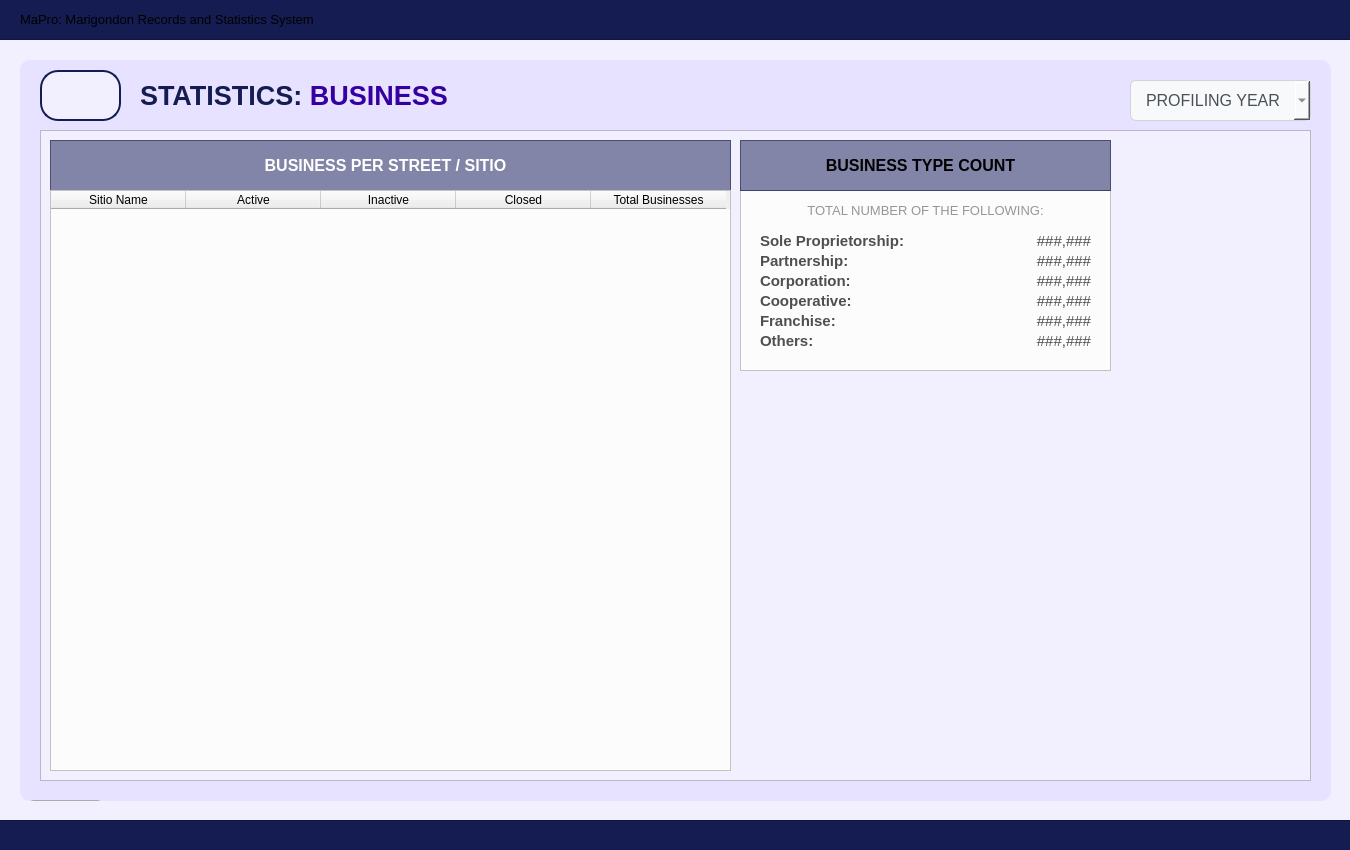
<?xml version="1.0" encoding="UTF-8"?>
<ui version="4.0">
 <class>User_dashboardWidget</class>
 <widget class="QWidget" name="User_dashboardWidget">
  <property name="geometry">
   <rect>
    <x>0</x>
    <y>0</y>
    <width>1350</width>
    <height>850</height>
   </rect>
  </property>
  <property name="sizePolicy">
   <sizepolicy hsizetype="Fixed" vsizetype="Fixed">
    <horstretch>0</horstretch>
    <verstretch>0</verstretch>
   </sizepolicy>
  </property>
  <property name="maximumSize">
   <size>
    <width>1350</width>
    <height>850</height>
   </size>
  </property>
  <property name="windowTitle">
   <string>Form</string>
  </property>
  <property name="styleSheet">
   <string notr="true">#User_dashboardWidget{
	background-color: #f2efff;
}</string>
  </property>
  <widget class="QFrame" name="border_blueLines1">
   <property name="geometry">
    <rect>
     <x>-10</x>
     <y>-1</y>
     <width>1371</width>
     <height>41</height>
    </rect>
   </property>
   <property name="styleSheet">
    <string notr="true">#border_blueLines1{
	background-color: #141c52;
}
</string>
   </property>
   <property name="frameShape">
    <enum>QFrame::Shape::StyledPanel</enum>
   </property>
   <property name="frameShadow">
    <enum>QFrame::Shadow::Raised</enum>
   </property>
   <widget class="QLabel" name="title_bodyDashboardSystemTitle">
    <property name="geometry">
     <rect>
      <x>30</x>
      <y>0</y>
      <width>1301</width>
      <height>41</height>
     </rect>
    </property>
    <property name="font">
     <font>
      <family>Arial</family>
      <pointsize>10</pointsize>
      <bold>false</bold>
     </font>
    </property>
    <property name="styleSheet">
     <string notr="true">#title_bodyDashboardSystemTitle {
	background-color: transparent;
	color: #white;
}
</string>
    </property>
    <property name="text">
     <string>MaPro: Marigondon Records and Statistics System</string>
    </property>
    <property name="alignment">
     <set>Qt::AlignmentFlag::AlignLeading|Qt::AlignmentFlag::AlignLeft|Qt::AlignmentFlag::AlignVCenter</set>
    </property>
   </widget>
  </widget>
  <widget class="QFrame" name="border_blueLines2">
   <property name="geometry">
    <rect>
     <x>-10</x>
     <y>820</y>
     <width>1381</width>
     <height>31</height>
    </rect>
   </property>
   <property name="styleSheet">
    <string notr="true">#border_blueLines2{
	background-color: #141c52;
}
</string>
   </property>
   <property name="frameShape">
    <enum>QFrame::Shape::StyledPanel</enum>
   </property>
   <property name="frameShadow">
    <enum>QFrame::Shadow::Raised</enum>
   </property>
  </widget>
  <widget class="QFrame" name="baseBodyFrame">
   <property name="geometry">
    <rect>
     <x>20</x>
     <y>60</y>
     <width>1311</width>
     <height>741</height>
    </rect>
   </property>
   <property name="styleSheet">
    <string notr="true">#baseBodyFrame {
	background-color: #e7e2ff;
	border: none;
	border-radius: 10px;
}</string>
   </property>
   <property name="frameShape">
    <enum>QFrame::Shape::StyledPanel</enum>
   </property>
   <property name="frameShadow">
    <enum>QFrame::Shadow::Raised</enum>
   </property>
   <widget class="QPushButton" name="logout_buttonLogout_3">
    <property name="geometry">
     <rect>
      <x>10</x>
      <y>740</y>
      <width>71</width>
      <height>31</height>
     </rect>
    </property>
    <property name="font">
     <font>
      <family>Arial</family>
      <pointsize>8</pointsize>
      <bold>true</bold>
     </font>
    </property>
    <property name="cursor">
     <cursorShape>PointingHandCursor</cursorShape>
    </property>
    <property name="styleSheet">
     <string notr="true">#logout_buttonLogout {
    background-color: #bc1c1c;
    color: white;
    border-radius: 5px;
    padding: 10px; /* Optional: Adjusts spacing inside the button */
}
#logout_buttonLogout:hover {
    background-color: #d82020; /* Slightly lighter blue when hovered */
}
#logout_buttonLogout:pressed {
    background-color: #8c1515; /* Darker blue when clicked */
}</string>
    </property>
    <property name="text">
     <string>LOGOUT</string>
    </property>
   </widget>
   <widget class="QLabel" name="title_bodyStatistics">
    <property name="geometry">
     <rect>
      <x>120</x>
      <y>20</y>
      <width>471</width>
      <height>31</height>
     </rect>
    </property>
    <property name="font">
     <font>
      <family>Arial</family>
      <pointsize>20</pointsize>
      <bold>true</bold>
     </font>
    </property>
    <property name="styleSheet">
     <string notr="true">#title_bodyStatistics {
	background-color: transparent;
	color: #141c52;
}
</string>
    </property>
    <property name="text">
     <string>&lt;html&gt;&lt;head/&gt;&lt;body&gt;&lt;p&gt;STATISTICS: &lt;span style=&quot; color:#3600a1;&quot;&gt;BUSINESS&lt;/span&gt;&lt;/p&gt;&lt;/body&gt;&lt;/html&gt;</string>
    </property>
   </widget>
   <widget class="QFrame" name="statistics_frameBody">
    <property name="geometry">
     <rect>
      <x>20</x>
      <y>70</y>
      <width>1271</width>
      <height>651</height>
     </rect>
    </property>
    <property name="styleSheet">
     <string notr="true">#statistics_frameBody{
	background-color: #f2efff;
}</string>
    </property>
    <property name="frameShape">
     <enum>QFrame::Shape::StyledPanel</enum>
    </property>
    <property name="frameShadow">
     <enum>QFrame::Shadow::Raised</enum>
    </property>
    <widget class="QFrame" name="demo_frameOthers">
     <property name="geometry">
      <rect>
       <x>700</x>
       <y>60</y>
       <width>371</width>
       <height>181</height>
      </rect>
     </property>
     <property name="styleSheet">
      <string notr="true">#demo_frameOthers{
	background-color: #fcfcfc;
}</string>
     </property>
     <property name="frameShape">
      <enum>QFrame::Shape::StyledPanel</enum>
     </property>
     <property name="frameShadow">
      <enum>QFrame::Shadow::Raised</enum>
     </property>
     <widget class="QLabel" name="total_Partnership">
      <property name="geometry">
       <rect>
        <x>190</x>
        <y>60</y>
        <width>161</width>
        <height>21</height>
       </rect>
      </property>
      <property name="font">
       <font>
        <family>Arial</family>
        <pointsize>11</pointsize>
        <bold>false</bold>
       </font>
      </property>
      <property name="styleSheet">
       <string notr="true">#total_Partnership {
	background-color: transparent;
	color: #4f4f4f;
}
</string>
      </property>
      <property name="text">
       <string>###,###</string>
      </property>
      <property name="alignment">
       <set>Qt::AlignmentFlag::AlignRight|Qt::AlignmentFlag::AlignTrailing|Qt::AlignmentFlag::AlignVCenter</set>
      </property>
     </widget>
     <widget class="QLabel" name="label_Corp">
      <property name="geometry">
       <rect>
        <x>20</x>
        <y>80</y>
        <width>231</width>
        <height>21</height>
       </rect>
      </property>
      <property name="font">
       <font>
        <family>Arial</family>
        <pointsize>11</pointsize>
        <bold>true</bold>
       </font>
      </property>
      <property name="styleSheet">
       <string notr="true">#label_Corp {
	background-color: transparent;
	color: #4f4f4f;
}
</string>
      </property>
      <property name="text">
       <string>Corporation:</string>
      </property>
      <property name="alignment">
       <set>Qt::AlignmentFlag::AlignLeading|Qt::AlignmentFlag::AlignLeft|Qt::AlignmentFlag::AlignVCenter</set>
      </property>
     </widget>
     <widget class="QLabel" name="total_Sole">
      <property name="geometry">
       <rect>
        <x>190</x>
        <y>40</y>
        <width>161</width>
        <height>21</height>
       </rect>
      </property>
      <property name="font">
       <font>
        <family>Arial</family>
        <pointsize>11</pointsize>
        <bold>false</bold>
       </font>
      </property>
      <property name="styleSheet">
       <string notr="true">#total_Sole {
	background-color: transparent;
	color: #4f4f4f;
}
</string>
      </property>
      <property name="text">
       <string>###,###</string>
      </property>
      <property name="alignment">
       <set>Qt::AlignmentFlag::AlignRight|Qt::AlignmentFlag::AlignTrailing|Qt::AlignmentFlag::AlignVCenter</set>
      </property>
     </widget>
     <widget class="QLabel" name="label_Sole">
      <property name="geometry">
       <rect>
        <x>20</x>
        <y>40</y>
        <width>231</width>
        <height>21</height>
       </rect>
      </property>
      <property name="font">
       <font>
        <family>Arial</family>
        <pointsize>11</pointsize>
        <bold>true</bold>
       </font>
      </property>
      <property name="styleSheet">
       <string notr="true">#label_Sole {
	background-color: transparent;
	color: #4f4f4f;
}
</string>
      </property>
      <property name="text">
       <string>Sole Proprietorship:</string>
      </property>
      <property name="alignment">
       <set>Qt::AlignmentFlag::AlignLeading|Qt::AlignmentFlag::AlignLeft|Qt::AlignmentFlag::AlignVCenter</set>
      </property>
     </widget>
     <widget class="QLabel" name="label_Partnership">
      <property name="geometry">
       <rect>
        <x>20</x>
        <y>60</y>
        <width>231</width>
        <height>21</height>
       </rect>
      </property>
      <property name="font">
       <font>
        <family>Arial</family>
        <pointsize>11</pointsize>
        <bold>true</bold>
       </font>
      </property>
      <property name="styleSheet">
       <string notr="true">#label_Partnership {
	background-color: transparent;
	color: #4f4f4f;
}
</string>
      </property>
      <property name="text">
       <string>Partnership:</string>
      </property>
      <property name="alignment">
       <set>Qt::AlignmentFlag::AlignLeading|Qt::AlignmentFlag::AlignLeft|Qt::AlignmentFlag::AlignVCenter</set>
      </property>
     </widget>
     <widget class="QLabel" name="total_Corp">
      <property name="geometry">
       <rect>
        <x>190</x>
        <y>80</y>
        <width>161</width>
        <height>21</height>
       </rect>
      </property>
      <property name="font">
       <font>
        <family>Arial</family>
        <pointsize>11</pointsize>
        <bold>false</bold>
       </font>
      </property>
      <property name="styleSheet">
       <string notr="true">#total_Corp {
	background-color: transparent;
	color: #4f4f4f;
}
</string>
      </property>
      <property name="text">
       <string>###,###</string>
      </property>
      <property name="alignment">
       <set>Qt::AlignmentFlag::AlignRight|Qt::AlignmentFlag::AlignTrailing|Qt::AlignmentFlag::AlignVCenter</set>
      </property>
     </widget>
     <widget class="QLabel" name="label_desc_edlev_2">
      <property name="geometry">
       <rect>
        <x>0</x>
        <y>10</y>
        <width>371</width>
        <height>20</height>
       </rect>
      </property>
      <property name="font">
       <font>
        <family>Arial</family>
        <pointsize>10</pointsize>
       </font>
      </property>
      <property name="styleSheet">
       <string notr="true">#label_desc_edlev_2{
	color: #969696;
}</string>
      </property>
      <property name="text">
       <string>TOTAL NUMBER OF THE FOLLOWING:</string>
      </property>
      <property name="alignment">
       <set>Qt::AlignmentFlag::AlignCenter</set>
      </property>
     </widget>
     <widget class="QLabel" name="label_Coop">
      <property name="geometry">
       <rect>
        <x>20</x>
        <y>100</y>
        <width>231</width>
        <height>21</height>
       </rect>
      </property>
      <property name="font">
       <font>
        <family>Arial</family>
        <pointsize>11</pointsize>
        <bold>true</bold>
       </font>
      </property>
      <property name="styleSheet">
       <string notr="true">#label_Coop {
	background-color: transparent;
	color: #4f4f4f;
}
</string>
      </property>
      <property name="text">
       <string>Cooperative:</string>
      </property>
      <property name="alignment">
       <set>Qt::AlignmentFlag::AlignLeading|Qt::AlignmentFlag::AlignLeft|Qt::AlignmentFlag::AlignVCenter</set>
      </property>
     </widget>
     <widget class="QLabel" name="total_Coop">
      <property name="geometry">
       <rect>
        <x>190</x>
        <y>100</y>
        <width>161</width>
        <height>21</height>
       </rect>
      </property>
      <property name="font">
       <font>
        <family>Arial</family>
        <pointsize>11</pointsize>
        <bold>false</bold>
       </font>
      </property>
      <property name="styleSheet">
       <string notr="true">#total_Coop {
	background-color: transparent;
	color: #4f4f4f;
}
</string>
      </property>
      <property name="text">
       <string>###,###</string>
      </property>
      <property name="alignment">
       <set>Qt::AlignmentFlag::AlignRight|Qt::AlignmentFlag::AlignTrailing|Qt::AlignmentFlag::AlignVCenter</set>
      </property>
     </widget>
     <widget class="QLabel" name="label_Others">
      <property name="geometry">
       <rect>
        <x>20</x>
        <y>140</y>
        <width>231</width>
        <height>21</height>
       </rect>
      </property>
      <property name="font">
       <font>
        <family>Arial</family>
        <pointsize>11</pointsize>
        <bold>true</bold>
       </font>
      </property>
      <property name="styleSheet">
       <string notr="true">#label_Others {
	background-color: transparent;
	color: #4f4f4f;
}
</string>
      </property>
      <property name="text">
       <string>Others:</string>
      </property>
      <property name="alignment">
       <set>Qt::AlignmentFlag::AlignLeading|Qt::AlignmentFlag::AlignLeft|Qt::AlignmentFlag::AlignVCenter</set>
      </property>
     </widget>
     <widget class="QLabel" name="label_Franchise">
      <property name="geometry">
       <rect>
        <x>20</x>
        <y>120</y>
        <width>231</width>
        <height>21</height>
       </rect>
      </property>
      <property name="font">
       <font>
        <family>Arial</family>
        <pointsize>11</pointsize>
        <bold>true</bold>
       </font>
      </property>
      <property name="styleSheet">
       <string notr="true">#label_Franchise {
	background-color: transparent;
	color: #4f4f4f;
}
</string>
      </property>
      <property name="text">
       <string>Franchise:</string>
      </property>
      <property name="alignment">
       <set>Qt::AlignmentFlag::AlignLeading|Qt::AlignmentFlag::AlignLeft|Qt::AlignmentFlag::AlignVCenter</set>
      </property>
     </widget>
     <widget class="QLabel" name="total_Franchise">
      <property name="geometry">
       <rect>
        <x>190</x>
        <y>120</y>
        <width>161</width>
        <height>21</height>
       </rect>
      </property>
      <property name="font">
       <font>
        <family>Arial</family>
        <pointsize>11</pointsize>
        <bold>false</bold>
       </font>
      </property>
      <property name="styleSheet">
       <string notr="true">#total_Franchise {
	background-color: transparent;
	color: #4f4f4f;
}
</string>
      </property>
      <property name="text">
       <string>###,###</string>
      </property>
      <property name="alignment">
       <set>Qt::AlignmentFlag::AlignRight|Qt::AlignmentFlag::AlignTrailing|Qt::AlignmentFlag::AlignVCenter</set>
      </property>
     </widget>
     <widget class="QLabel" name="total_Others">
      <property name="geometry">
       <rect>
        <x>190</x>
        <y>140</y>
        <width>161</width>
        <height>21</height>
       </rect>
      </property>
      <property name="font">
       <font>
        <family>Arial</family>
        <pointsize>11</pointsize>
        <bold>false</bold>
       </font>
      </property>
      <property name="styleSheet">
       <string notr="true">#total_Others {
	background-color: transparent;
	color: #4f4f4f;
}
</string>
      </property>
      <property name="text">
       <string>###,###</string>
      </property>
      <property name="alignment">
       <set>Qt::AlignmentFlag::AlignRight|Qt::AlignmentFlag::AlignTrailing|Qt::AlignmentFlag::AlignVCenter</set>
      </property>
     </widget>
    </widget>
    <widget class="QFrame" name="table_titleFrameStatistics3_2">
     <property name="geometry">
      <rect>
       <x>700</x>
       <y>10</y>
       <width>371</width>
       <height>51</height>
      </rect>
     </property>
     <property name="styleSheet">
      <string notr="true">#table_titleFrameStatistics3_2{
	background-color: rgba(20, 28, 82, 128)
}
</string>
     </property>
     <property name="frameShape">
      <enum>QFrame::Shape::StyledPanel</enum>
     </property>
     <property name="frameShadow">
      <enum>QFrame::Shadow::Raised</enum>
     </property>
     <widget class="QLabel" name="statistics_labelNote_5">
      <property name="geometry">
       <rect>
        <x>0</x>
        <y>0</y>
        <width>361</width>
        <height>51</height>
       </rect>
      </property>
      <property name="font">
       <font>
        <family>Arial</family>
        <pointsize>12</pointsize>
        <bold>true</bold>
       </font>
      </property>
      <property name="styleSheet">
       <string notr="true">#statistics_labelNote {
	background-color: transparent;
	color: #FFFFFF;
}
</string>
      </property>
      <property name="text">
       <string>BUSINESS TYPE COUNT</string>
      </property>
      <property name="alignment">
       <set>Qt::AlignmentFlag::AlignCenter</set>
      </property>
     </widget>
    </widget>
    <widget class="QFrame" name="table_titleFrameStatistics">
     <property name="geometry">
      <rect>
       <x>10</x>
       <y>10</y>
       <width>681</width>
       <height>51</height>
      </rect>
     </property>
     <property name="styleSheet">
      <string notr="true">#table_titleFrameStatistics{
	background-color: rgba(20, 28, 82, 128)
}
</string>
     </property>
     <property name="frameShape">
      <enum>QFrame::Shape::StyledPanel</enum>
     </property>
     <property name="frameShadow">
      <enum>QFrame::Shadow::Raised</enum>
     </property>
     <widget class="QLabel" name="statistics_labelNote">
      <property name="geometry">
       <rect>
        <x>0</x>
        <y>0</y>
        <width>671</width>
        <height>51</height>
       </rect>
      </property>
      <property name="font">
       <font>
        <family>Arial</family>
        <pointsize>12</pointsize>
        <bold>true</bold>
       </font>
      </property>
      <property name="styleSheet">
       <string notr="true">#statistics_labelNote {
	background-color: transparent;
	color: #FFFFFF;
}
</string>
      </property>
      <property name="text">
       <string>BUSINESS PER STREET / SITIO</string>
      </property>
      <property name="alignment">
       <set>Qt::AlignmentFlag::AlignCenter</set>
      </property>
     </widget>
    </widget>
    <widget class="QTableWidget" name="household_tablePopulationPerStreet">
     <property name="geometry">
      <rect>
       <x>10</x>
       <y>60</y>
       <width>681</width>
       <height>581</height>
      </rect>
     </property>
     <property name="styleSheet">
      <string notr="true">#household_tablePopulationPerStreet{
	background-color: #fcfcfc;
}</string>
     </property>
     <attribute name="horizontalHeaderDefaultSectionSize">
      <number>135</number>
     </attribute>
     <column>
      <property name="text">
       <string>Sitio Name</string>
      </property>
      <property name="font">
       <font>
        <family>Arial</family>
       </font>
      </property>
      <property name="background">
       <color>
        <red>59</red>
        <green>57</green>
        <blue>100</blue>
       </color>
      </property>
     </column>
     <column>
      <property name="text">
       <string>Active</string>
      </property>
      <property name="font">
       <font>
        <family>Arial</family>
       </font>
      </property>
      <property name="background">
       <color>
        <red>59</red>
        <green>57</green>
        <blue>100</blue>
       </color>
      </property>
     </column>
     <column>
      <property name="text">
       <string>Inactive</string>
      </property>
      <property name="font">
       <font>
        <family>Arial</family>
       </font>
      </property>
      <property name="background">
       <color>
        <red>59</red>
        <green>57</green>
        <blue>100</blue>
       </color>
      </property>
     </column>
     <column>
      <property name="text">
       <string>Closed</string>
      </property>
      <property name="font">
       <font>
        <family>Arial</family>
       </font>
      </property>
      <property name="background">
       <color>
        <red>59</red>
        <green>57</green>
        <blue>100</blue>
       </color>
      </property>
     </column>
     <column>
      <property name="text">
       <string>Total Businesses</string>
      </property>
      <property name="font">
       <font>
        <family>Arial</family>
       </font>
      </property>
      <property name="background">
       <color>
        <red>59</red>
        <green>57</green>
        <blue>100</blue>
       </color>
      </property>
     </column>
    </widget>
   </widget>
   <widget class="QToolButton" name="btn_returnToStatisticsPage">
    <property name="geometry">
     <rect>
      <x>20</x>
      <y>10</y>
      <width>81</width>
      <height>51</height>
     </rect>
    </property>
    <property name="styleSheet">
     <string notr="true">#btn_returnToStatisticsPage {
    background-color: #f2efff;
    color: #141c52;
	border: 2px solid #141c52; 
	border-radius: 18px;
	text-align: left;
    padding: 10px; /* Optional: Adjusts spacing inside the button */
}
#btn_returnToStatisticsPage:hover {
    background-color: #fdfdff; /* Slightly lighter blue when hovered */
}
#btn_returnToStatisticsPage:pressed {
    background-color: #e7e5f4; /* Darker blue when clicked */
}

</string>
    </property>
    <property name="text">
     <string/>
    </property>
    <property name="icon">
     <iconset>
      <normaloff>../../../Assets/FuncIcons/img_return.png</normaloff>../../../Assets/FuncIcons/img_return.png</iconset>
    </property>
    <property name="iconSize">
     <size>
      <width>25</width>
      <height>25</height>
     </size>
    </property>
   </widget>
   <widget class="QComboBox" name="filter_by_year">
    <property name="geometry">
     <rect>
      <x>1110</x>
      <y>20</y>
      <width>181</width>
      <height>41</height>
     </rect>
    </property>
    <property name="font">
     <font>
      <family>Arial</family>
      <pointsize>12</pointsize>
     </font>
    </property>
    <property name="styleSheet">
     <string notr="true">#filter_by_year {
  background-color: #f8f9fa; /* Very light grey background */
  color: #495057; /* Medium grey text for readability */
  border: 1px solid #ced4da; /* Light grey border */
  padding: 10px 15px; /* Comfortable padding */
  border-radius: 6px; /* Slightly rounded corners - a modern touch */
  font-size: 0.9rem; /* Slightly smaller, modern font size */
  line-height: 1.5; /* Improved line height for better text spacing */
  box-shadow: 0 1px 3px rgba(0, 0, 0, 0.05); /* Subtle shadow for depth */
}</string>
    </property>
    <property name="placeholderText">
     <string>PROFILING YEAR</string>
    </property>
    <property name="duplicatesEnabled">
     <bool>false</bool>
    </property>
    <item>
     <property name="text">
      <string>2025</string>
     </property>
    </item>
    <item>
     <property name="text">
      <string>2024</string>
     </property>
    </item>
    <item>
     <property name="text">
      <string>All Year</string>
     </property>
    </item>
   </widget>
  </widget>
 </widget>
 <resources/>
 <connections/>
</ui>
